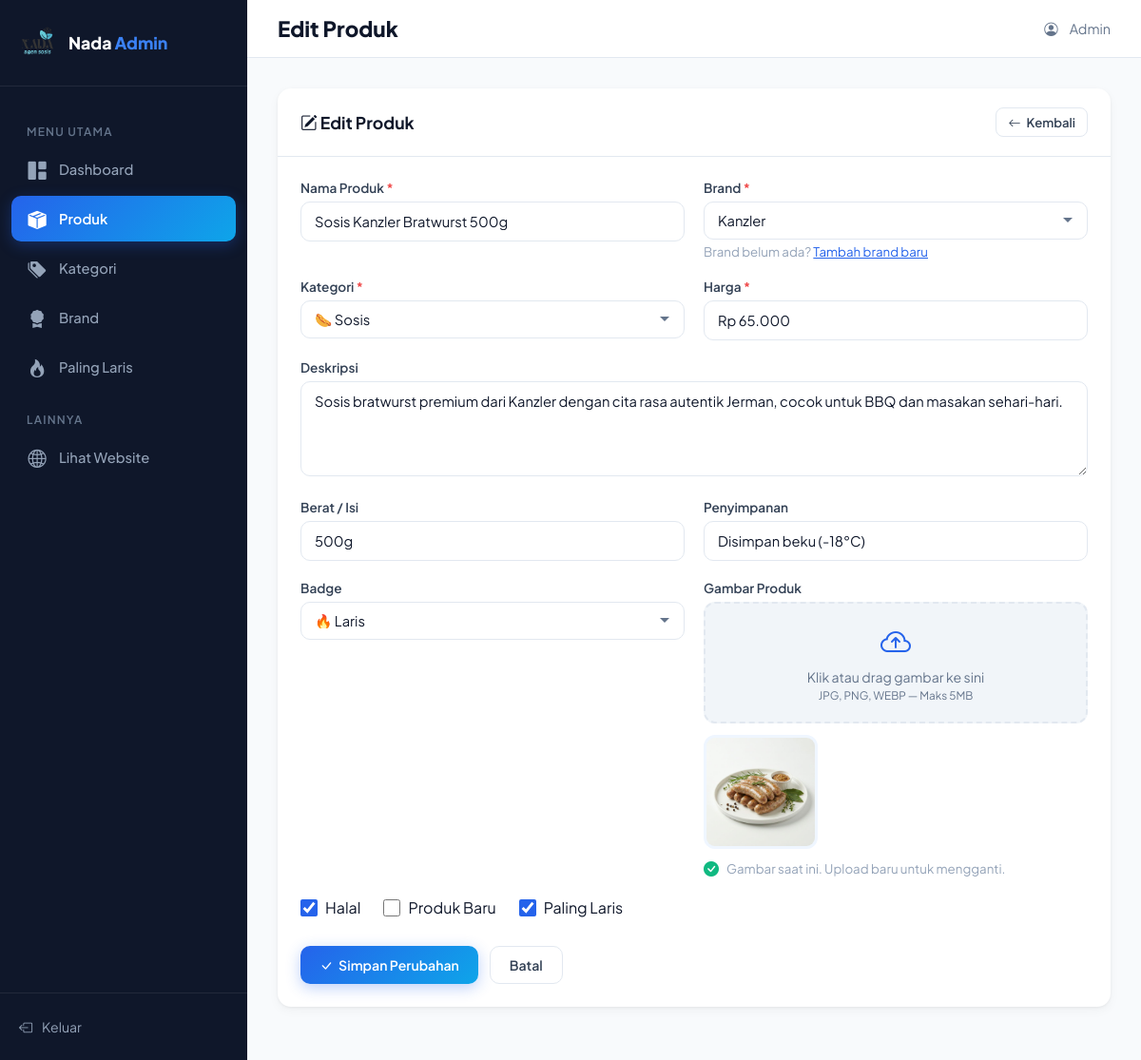
Screenshot of /admin/products.php?action=edit&id=1 (signed in) with the database file from the repository.
### tables this page shows
CREATE TABLE IF NOT EXISTS products (
  id INT AUTO_INCREMENT PRIMARY KEY,
  name VARCHAR(255) NOT NULL,
  category_id INT NOT NULL,
  brand_id INT DEFAULT NULL,
  brand VARCHAR(100) NOT NULL DEFAULT '',
  description TEXT,
  weight VARCHAR(50) DEFAULT '',
  storage VARCHAR(100) DEFAULT 'Disimpan beku (-18°C)',
  price VARCHAR(50) DEFAULT '',
  img VARCHAR(255) DEFAULT 'img/product-default.png',
  halal TINYINT(1) DEFAULT 1,
  badge VARCHAR(50) DEFAULT '',
  is_new TINYINT(1) DEFAULT 0,
  is_best_seller TINYINT(1) DEFAULT 0,
  created_at TIMESTAMP DEFAULT CURRENT_TIMESTAMP,
  updated_at TIMESTAMP DEFAULT CURRENT_TIMESTAMP ON UPDATE CURRENT_TIMESTAMP,
  FOREIGN KEY (category_id) REFERENCES categories(id) ON UPDATE CASCADE,
  FOREIGN KEY (brand_id) REFERENCES brands(id) ON UPDATE CASCADE ON DELETE SET NULL
);

CREATE TABLE IF NOT EXISTS brands (
  id INT AUTO_INCREMENT PRIMARY KEY,
  name VARCHAR(100) NOT NULL UNIQUE,
  logo VARCHAR(255) DEFAULT '',
  description VARCHAR(255) DEFAULT '',
  created_at TIMESTAMP DEFAULT CURRENT_TIMESTAMP,
  updated_at TIMESTAMP DEFAULT CURRENT_TIMESTAMP ON UPDATE CURRENT_TIMESTAMP
);

CREATE TABLE IF NOT EXISTS categories (
  id INT AUTO_INCREMENT PRIMARY KEY,
  name VARCHAR(100) NOT NULL,
  slug VARCHAR(100) NOT NULL UNIQUE,
  icon VARCHAR(10) DEFAULT '',
  description VARCHAR(255) DEFAULT '',
  created_at TIMESTAMP DEFAULT CURRENT_TIMESTAMP,
  updated_at TIMESTAMP DEFAULT CURRENT_TIMESTAMP ON UPDATE CURRENT_TIMESTAMP
);

### config.php (called while the page is built, shortened)
<?php
function h($str)
{
    return htmlspecialchars($str ?? '', ENT_QUOTES, 'UTF-8');
}

### admin/products.php (the view, shortened to what this page needs)
<?php
require_once __DIR__ . '/auth.php';
$categories = $pdo->query("SELECT * FROM categories ORDER BY name")->fetchAll();
$brands = $pdo->query("SELECT * FROM brands ORDER BY name")->fetchAll();
$action = $_GET['action'] ?? 'list';
$id = isset($_GET['id']) ? (int) $_GET['id'] : 0;
$editProduct = null;
if ($action === 'edit' && $id > 0) {
    $stmt = $pdo->prepare("SELECT * FROM products WHERE id = ?");
    $stmt->execute([$id]);
    $editProduct = $stmt->fetch();
}
?>
<!DOCTYPE html>
<html lang="id">
<head>
    <link href="https://cdn.jsdelivr.net/npm/bootstrap-icons@1.11.3/font/bootstrap-icons.min.css" rel="stylesheet">
    <link rel="stylesheet" href="style.css">
</head>
<body>
    <aside class="admin-sidebar" id="adminSidebar">
        <div class="sidebar-brand">
            <img src="../img/logo.png" alt="Logo">
            <h2>Nada <span>Admin</span></h2>
        </div>
        <nav class="sidebar-nav">
            <div class="nav-section">Menu Utama</div>
            <a href="index.php"><i class="bi bi-grid-1x2-fill"></i> Dashboard</a>
            <a href="products.php" class="active"><i class="bi bi-box-seam-fill"></i> Produk</a>
            <a href="categories.php"><i class="bi bi-tags-fill"></i> Kategori</a>
            <a href="brands.php"><i class="bi bi-award-fill"></i> Brand</a>
            <a href="best-sellers.php"><i class="bi bi-fire"></i> Paling Laris</a>
            <div class="nav-section">Lainnya</div>
            <a href="../index.html" target="_blank"><i class="bi bi-globe2"></i> Lihat Website</a>
        </nav>
        <div class="sidebar-footer">
            <a href="logout.php"><i class="bi bi-box-arrow-left"></i> Keluar</a>
        </div>
    </aside>
    <main class="admin-main">
        <div class="admin-topbar">
            <div style="display:flex;align-items:center;gap:12px">
                <h1><?= $action === 'add' ? 'Tambah Produk' : ($action === 'edit' ? 'Edit Produk' : 'Manajemen Produk') ?>
                </h1>
            </div>
            <div class="topbar-right">
                <i class="bi bi-person-circle"></i>
                <span>Admin
                </span>
            </div>
        </div>
        <div class="admin-content">
            <?php if ($action === 'add' || $action === 'edit'): ?>
                <div class="admin-card">
                    <div class="admin-card-header">
                        <h2><i class="bi bi-<?= $action === 'add' ? 'plus-circle' : 'pencil-square' ?>"></i>
                            <?= $action === 'add' ? 'Tambah Produk Baru' : 'Edit Produk' ?>
                        </h2>
                        <a href="products.php" class="btn-admin btn-admin-outline btn-sm"><i class="bi bi-arrow-left"></i>
                            Kembali</a>
                    </div>
                    <div class="admin-card-body">
                        <form method="POST" enctype="multipart/form-data">
                            <div class="form-row">
                                <div class="form-group">
                                    <label>Nama Produk <span class="required">*</span></label>
                                    <input type="text" name="name" class="form-control" required
                                        value="<?= h($editProduct['name'] ?? '') ?>"
                                        placeholder="Contoh: Sosis Kanzler Bratwurst 500g">
                                </div>
                                <div class="form-group">
                                    <label>Brand <span class="required">*</span></label>
                                    <select name="brand_id" class="form-control" required>
                                            <?php foreach ($brands as $br): ?>
                                                    <option value="<?= $br['id'] ?>" <?= (($editProduct['brand_id'] ?? '') == $br['id']) ? 'selected' : '' ?>>
                                                        <?= h($br['name']) ?>
                                                    </option>
                                            <?php endforeach; ?>
                                        </select>
                                        <small style=" color:var(--admin-dark-400);margin-top:4px;display:block">Brand
                                            belum ada? <a href="brands.php" style="color:var(--admin-primary)">Tambah brand
                                                baru</a></small>
                                </div>
                            </div>
                            <div class="form-row">
                                <div class="form-group">
                                    <label>Kategori <span class="required">*</span></label>
                                    <select name="category_id" class="form-control" required>
                                        <?php foreach ($categories as $cat): ?>
                                            <option value="<?= $cat['id'] ?>" <?= (($editProduct['category_id'] ?? '') == $cat['id']) ? 'selected' : '' ?>>
                                                <?= h($cat['icon'] . ' ' . $cat['name']) ?>
                                            </option>
                                        <?php endforeach; ?>
                                    </select>
                                </div>
                                <div class="form-group">
                                    <label>Harga <span class="required">*</span></label>
                                    <input type="text" name="price" class="form-control" required
                                        value="<?= h($editProduct['price'] ?? '') ?>" placeholder="Contoh: Rp 65.000">
                                </div>
                            </div>
                            <div class="form-group">
                                <label>Deskripsi</label>
                                <textarea name="description" class="form-control"
                                    placeholder="Deskripsi produk..."><?= h($editProduct['description'] ?? '') ?></textarea>
                            </div>
                            <div class="form-row">
                                <div class="form-group">
                                    <label>Berat / Isi</label>
                                    <input type="text" name="weight" class="form-control"
                                        value="<?= h($editProduct['weight'] ?? '') ?>"
                                        placeholder="Contoh: 500g (isi ±20 pcs)">
                                </div>
                                <div class="form-group">
                                    <label>Penyimpanan</label>
                                    <input type="text" name="storage" class="form-control"
                                        value="<?= h($editProduct['storage'] ?? 'Disimpan beku (-18°C)') ?>">
                                </div>
                            </div>
                            <div class="form-row">
                                <div class="form-group">
                                    <label>Badge</label>
                                    <select name="badge" class="form-control">
                                        <option value="Laris" <?= ($editProduct['badge'] ?? '') === 'Laris' ? 'selected' : '' ?>>🔥 Laris</option>
                                    </select>
                                </div>
                                <div class="form-group">
                                    <label>Gambar Produk</label>
                                    <div id="uploadZone"
                                        style="border:2px dashed var(--admin-dark-200);border-radius:12px;padding:20px;text-align:center;cursor:pointer;transition:all .3s;background:var(--admin-dark-100)">
                                        <i class="bi bi-cloud-arrow-up"
                                            style="font-size:2rem;color:var(--admin-primary)"></i>
                                        <p style="margin:8px 0 0;font-size:.88rem;color:var(--admin-dark-500)">Klik atau
                                            drag gambar ke sini<br><small>JPG, PNG, WEBP — Maks 5MB</small></p>
                                    </div>
                                    <div id="imgPreviewWrap"
                                        style="margin-top:12px;<?= ($action === 'edit' && !empty($editProduct['img'])) ? '' : 'display:none' ?>">
                                        <img id="imgPreview"
                                            src="<?= ($action === 'edit' && !empty($editProduct['img'])) ? '../' . h($editProduct['img']) : '' ?>"
                                            class="img-preview" alt="Preview"
                                            style="border:3px solid var(--admin-primary-50)">
                                        <div style="display:flex;align-items:center;gap:8px;margin-top:6px">
                                            <i class="bi bi-check-circle-fill" style="color:var(--admin-success)"></i>
                                            <small id="imgPreviewLabel"
                                                style="color:var(--admin-dark-400)"><?= ($action === 'edit') ? 'Gambar saat ini. Upload baru untuk mengganti.' : 'Gambar siap diupload.' ?></small>
                                        </div>
                                    </div>
                                </div>
                            </div>
                            <div style="display:flex;gap:24px;margin-bottom:20px">
                                <div class="form-check">
                                    <input type="checkbox" name="halal" id="halal" <?= ($editProduct['halal'] ?? 1) ? 'checked' : '' ?>>
                                    <label for="halal">Halal</label>
                                </div>
                                <div class="form-check">
                                    <input type="checkbox" name="is_new" id="is_new" <?= ($editProduct['is_new'] ?? 0) ? 'checked' : '' ?>>
                                    <label for="is_new">Produk Baru</label>
                                </div>
                                <div class="form-check">
                                    <input type="checkbox" name="is_best_seller" id="is_best_seller"
                                        <?= ($editProduct['is_best_seller'] ?? 0) ? 'checked' : '' ?>>
                                    <label for="is_best_seller">Paling Laris</label>
                                </div>
                            </div>
                            <div style="display:flex;gap:12px">
                                <button type="submit" class="btn-admin btn-admin-primary">
                                    <i class="bi bi-<?= $action === 'add' ? 'plus-lg' : 'check-lg' ?>"></i>
                                    <?= $action === 'add' ? 'Tambah Produk' : 'Simpan Perubahan' ?>
                                </button>
                                <a href="products.php" class="btn-admin btn-admin-outline">Batal</a>
                            </div>
                        </form>
                    </div>
                </div>
            <?php endif; ?>
        </div>
    </main>
</body>
</html>

### rows the page displays
products: name "Sosis Kanzler Bratwurst 500g", brand_id "Kanzler", category_id "🌭 Sosis", price "Rp 65.000", description "Sosis bratwurst premium dari Kanzler dengan cita rasa autentik Jerman, cocok untuk BBQ dan masakan sehari-hari.", weight "500g", storage "Disimpan beku (-18°C)", badge "🔥 Laris", img (picture), halal "☑", is_best_seller "☑"
